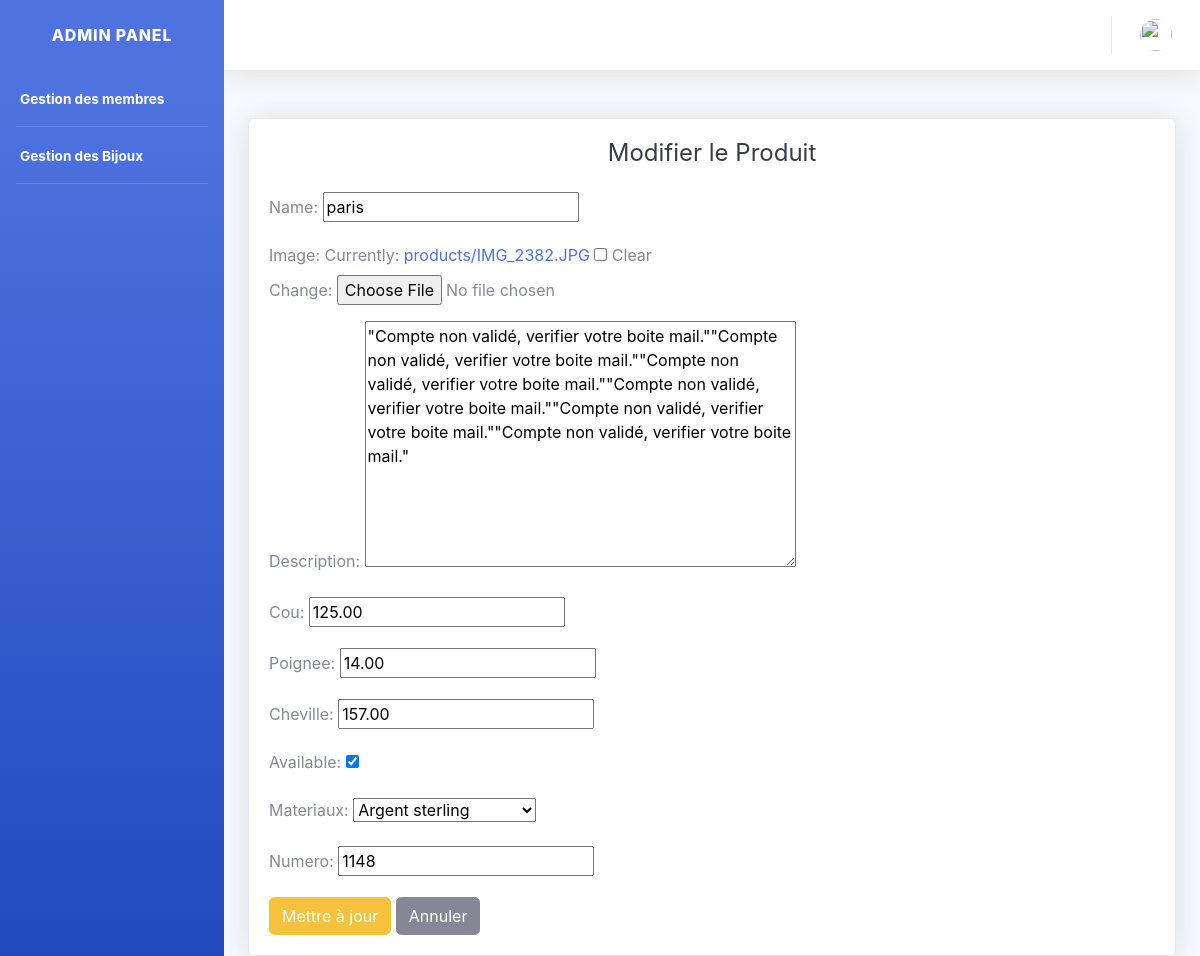
The page /gestion/product/6/edit/ (signed in) on the database its author committed.
### gestion/models.py (models this page shows, shortened)
class Product(models.Model):
    name = models.CharField(max_length=200, db_index=True)
    image = models.ImageField(upload_to='products/', blank=True)
    description = models.TextField(blank=True)
    cou = models.DecimalField(max_digits=10, decimal_places=2)
    poignee = models.DecimalField(max_digits=10, decimal_places=2)
    cheville = models.DecimalField(max_digits=10, decimal_places=2)
    available = models.BooleanField(default=True)
    created = models.DateTimeField(auto_now_add=True)
    updated = models.DateTimeField(auto_now=True)
    materiaux_choices = [
        ('Or massif 14k', 'Or massif 14k'),
        ('Or massif 10k', 'Or massif 10k'),
        ('Or rempli / Gold filled', 'Or rempli / Gold filled'),
        ('Argent sterling', 'Argent sterling'),
        ('Charms', 'Charms'),
        ('Tennis', 'Tennis'),
    ]
    materiaux = models.CharField(choices=materiaux_choices, max_length=50, default='Non defini')
    numero = models.IntegerField(null=True, unique=True)

### gestion/views.py (the view)
# urls.py: path('product/<int:id>/edit/', views.edit_product, name='update_product'),
@login_required
def edit_product(request, id):
    product = get_object_or_404(Product, id=id)
    if request.method == 'POST':
        form = ProductForm(request.POST, request.FILES, instance=product)
        if form.is_valid():
            form.save()
            return redirect('product')
    else:
        form = ProductForm(instance=product)
    return render(request, 'admin/product_update.html', {'form': form, 'title': 'Modifier le produit'})

### gestion/forms.py
class ProductForm(forms.ModelForm):
    class Meta:
        model = Product
        fields = ['name', 'image', 'description', 'cou', 'poignee', 'cheville', 'available', 'materiaux', 'numero']

### myapp/templates/admin/product_update.html (shortened to what this page needs)
{% extends 'admin_base.html' %}
{% load static %}
{% block content %}
<div class="container mt-5">
  <div class="card shadow">
    <div class="card-body">
      <h2 class="h4 text-gray-900 mb-4 text-center">Modifier le Produit</h2>
      <form method="POST" enctype="multipart/form-data">
        {{ form.as_p }}
        <button type="submit" class="btn btn-warning">Mettre à jour</button>
        <a href="{% url 'product' %}" class="btn btn-secondary">Annuler</a>
      </form>
    </div>
  </div>
</div>
{% endblock %}

### rows shown on the page
Product: name "paris", description "\"Compte non validé, verifier votre boite mail.\"\"Compte non validé, verifier votre boite mail.\"\"Compte non validé, verifier votre boite mail.\"\"Compte non validé, verifier votre boite mail.\"\"Compte non validé, verifier votre boite mail.\"\"Compte non validé, verifier votre boite mail.\"", cou "125.00", poignee "14.00", cheville "157.00", available "☑", materiaux "Argent sterling", numero "1148"
